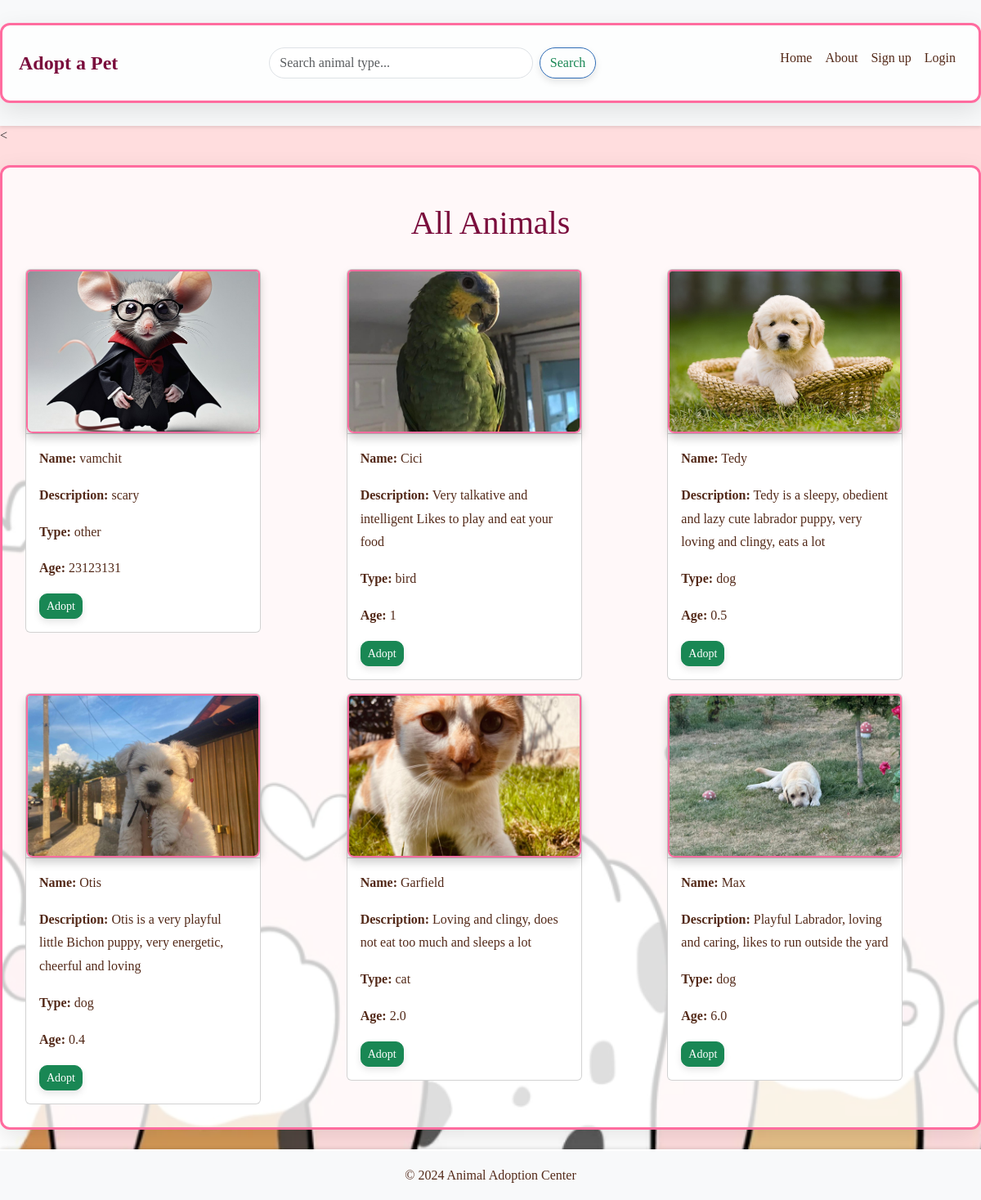
Page /animals on the committed database.
### app/models.py (models this page shows, shortened)
class Animal(db.Model):
    id = db.Column(db.Integer, primary_key=True)
    name = db.Column(db.String(100), nullable=False)
    age = db.Column(db.String(20), nullable=False)  # Age stored as string (e.g., "2 years")
    animal_type = db.Column(db.String(50), nullable=False)  # e.g., "dog", "cat"
    description = db.Column(db.Text, nullable=True)
    image = db.Column(db.String(255), nullable=False)  # Path to the image file

### app/backend/routes.py (the view)
@main.route('/animals', methods=['GET'])
def animals():
    animal_type = request.args.get('type')
    if animal_type:
        animals = Animal.query.filter_by(animal_type=animal_type).all()
    else:
        animals = Animal.query.all()
    for animal in animals:
        animal.image_path = f'{animal.image}'
    print(animal.image_path)
    return render_template('animals.html', animals=animals, filter_type=animal_type)

### app/frontend/templates/animals.html (shortened to what this page needs)
{% extends "home.html" %}
{% block content %}
<h1 class="text-center my-4">All Animals</h1>
<div class="row">
    {% for animal in animals %}
    <div class="col-12 col-md-6 col-lg-4">
        <div class="card m-2" style="width: 18rem;">
            <div class="card-header p-0">
                    <img src="{{ url_for('static', filename=animal.image_path) }}" class="card-img-top" alt="{{ animal.jpg }}" style="height: 200px; object-fit: cover;">
            </div>
            <div class="card-body">
                <p class="card-text"><strong>Name:</strong> {{ animal.name }}</p>
                <p class="card-text"><strong>Description:</strong> {{ animal.description }}</p>
                <p class="card-text"><strong>Type:</strong> {{ animal.animal_type }}</p>
                <p class="card-text"><strong>Age:</strong> {{ animal.age }}</p>
                <div class="d-flex justify-content-between mt-2">
                    {% if not current_user.is_admin %}
                    <a href="{{ url_for('main.adopt_animal', animal_id=animal.id) }}" class="btn btn-success btn-sm">Adopt</a>
                    {% endif %}
                </div>
            </div>
        </div>
    </div>
    {% endfor %}
</div>
{% endblock %}

### app/frontend/static/css/style.css (style rules this page uses)
body { font-family: 'Georgia', serif; background-color: #FDDCDDFF; margin: 0; padding: 0; background-image: url('/static/images/background.png'); background-size: cover; background-repeat: no-repeat; background-attachment: fixed; background-position: center; }
h1, h2 { color: #7A0C3C; font-family: 'Playfair Display', serif; }
img { border-radius: 8px; box-shadow: 0 6px 12px rgba(0, 0, 0, 0.2); border: 2px solid #ff6c9f; }
p { line-height: 1.8; color: #532918; }
.btn { transition: background-color 0.3s ease, transform 0.3s ease; }
.card-img-top { transition: transform 0.3s ease; }
.btn { border-radius: 10px; box-shadow: 0px 4px 8px rgba(0, 0, 0, 0.1); }
body { background-color: #cdc5c5; color: #333; }
.card { transition: transform 0.3s ease; }
h1 { text-align: center; margin-bottom: 30px; }
img { max-width: 100%; height: auto; display: block; margin: 0 auto; }

### rows in the picture
Animal: shows a picture, name "vamchit", description "scary", animal_type "other", age "23123131"
Animal: shows a picture, name "Cici", description "Very talkative and intelligent Likes to play and eat your food", animal_type "bird", age "1"
Animal: shows a picture, name "Tedy", description "Tedy is a sleepy, obedient and lazy cute labrador puppy, very loving and clingy, eats a lot", animal_type "dog", age "0.5"
Animal: shows a picture, name "Otis", description "Otis is a very playful little Bichon puppy, very energetic, cheerful and loving", animal_type "dog", age "0.4"
Animal: shows a picture, name "Garfield", description "Loving and clingy, does not eat too much and sleeps a lot", animal_type "cat", age "2.0"
Animal: shows a picture, name "Max", description "Playful Labrador, loving and caring, likes to run outside the yard", animal_type "dog", age "6.0"
